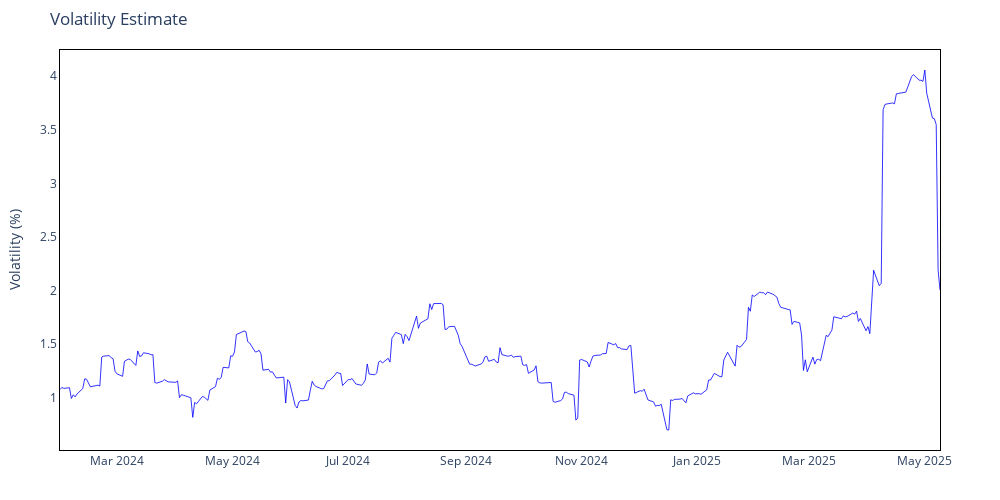
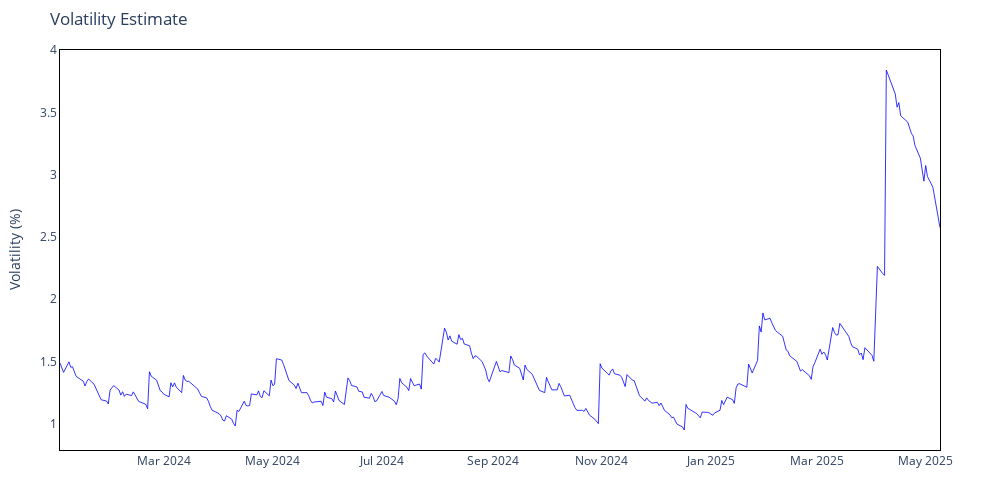

These figures' notebook cell, in order:
### Code cell
fig_ma_vol = IP.plot_volatility(result_ma["Volatility"])
fig_rm_vol = IP.plot_volatility(result_rm["Volatility"])

### Figure 1 — Plotly figure (JSON) as saved in the notebook; plotly's stock layout.template omitted (floating-point values rounded to 4 significant figures; data arrays with more than 128 entries replaced by an {"elided": "..."} marker saying what was removed)
{"data": [{"hovertemplate": "Date: %{x}<br>Volatility: %{y:.2f}%", "line": {"color": "blue", "width": 0.8}, "mode": "lines", "name": "Volatility", "type": "scatter", "x": {"elided": "320 str values"}, "y": {"elided": "320 float values"}}], "layout": {"height": 500, "hovermode": "x unified", "margin": {"b": 50, "l": 60, "r": 60, "t": 50}, "paper_bgcolor": "white", "plot_bgcolor": "white", "title": {"text": "Volatility Estimate"}, "width": 1000, "xaxis": {"linecolor": "black", "linewidth": 1, "mirror": true, "showline": true}, "yaxis": {"linecolor": "black", "linewidth": 1, "mirror": true, "showline": true, "title": {"text": "Volatility (%)"}}}}

### Figure 2 — Plotly figure (JSON) as saved in the notebook; plotly's stock layout.template omitted (floating-point values rounded to 4 significant figures; data arrays with more than 128 entries replaced by an {"elided": "..."} marker saying what was removed)
{"data": [{"hovertemplate": "Date: %{x}<br>Volatility: %{y:.2f}%", "line": {"color": "blue", "width": 0.8}, "mode": "lines", "name": "Volatility", "type": "scatter", "x": {"elided": "339 str values"}, "y": {"elided": "339 float values"}}], "layout": {"height": 500, "hovermode": "x unified", "margin": {"b": 50, "l": 60, "r": 60, "t": 50}, "paper_bgcolor": "white", "plot_bgcolor": "white", "title": {"text": "Volatility Estimate"}, "width": 1000, "xaxis": {"linecolor": "black", "linewidth": 1, "mirror": true, "showline": true}, "yaxis": {"linecolor": "black", "linewidth": 1, "mirror": true, "showline": true, "title": {"text": "Volatility (%)"}}}}
